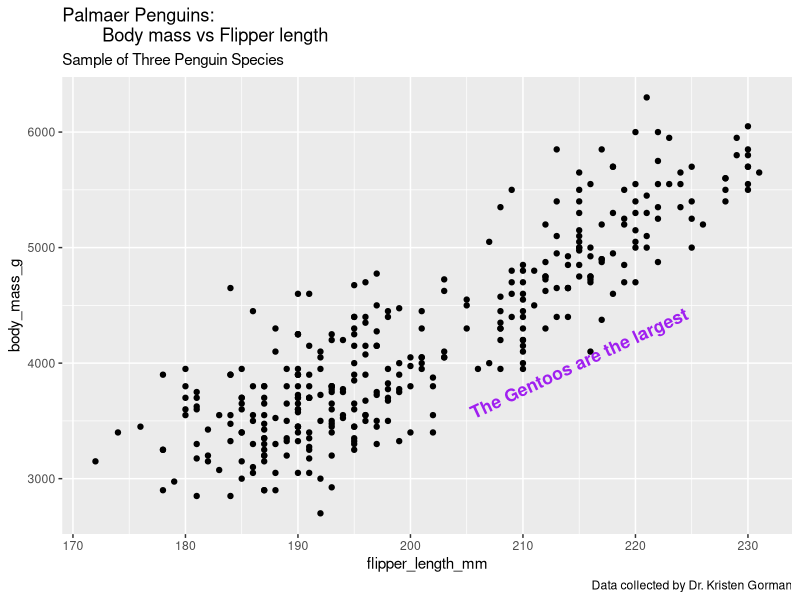
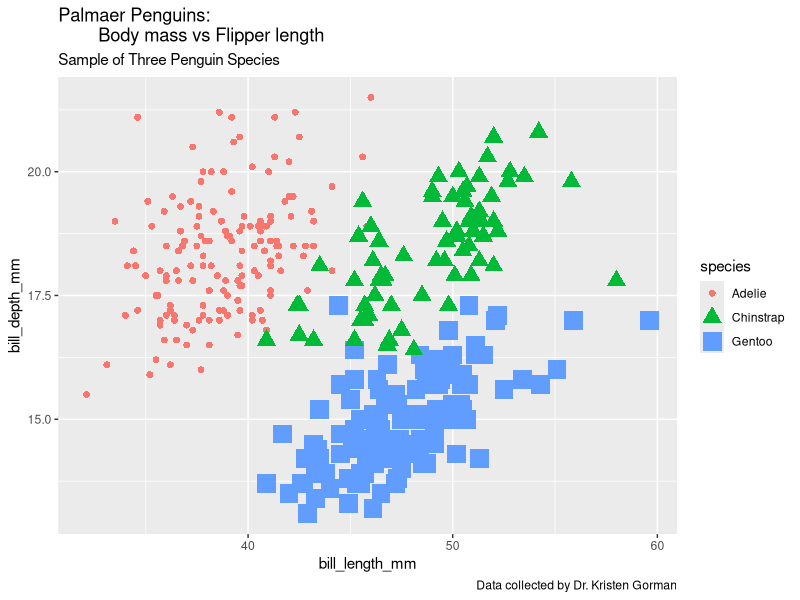
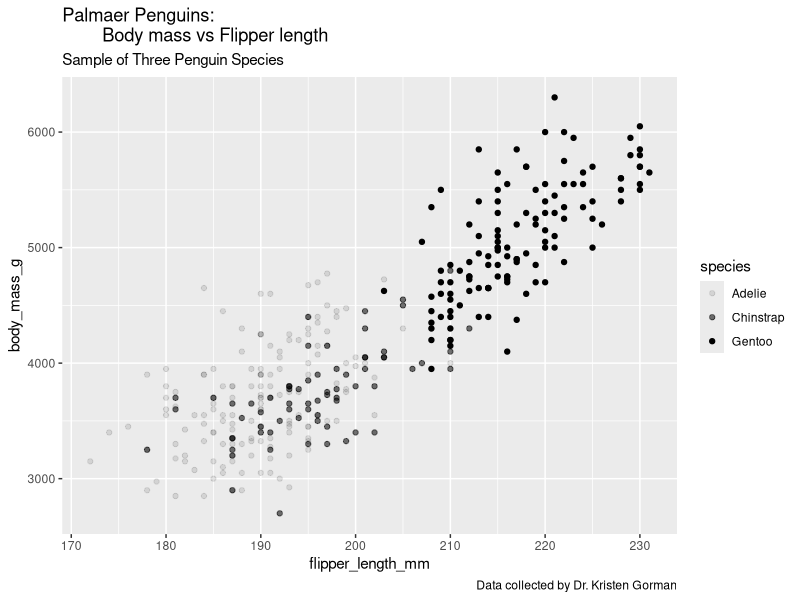
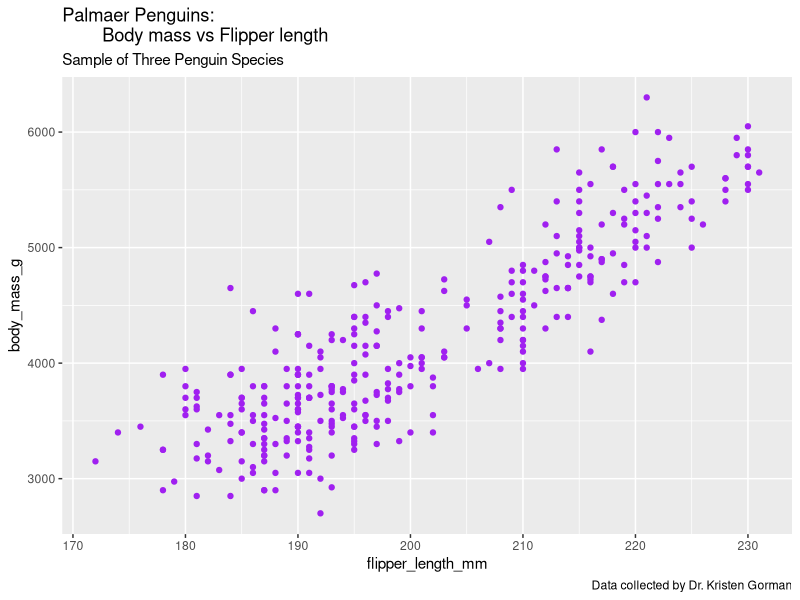
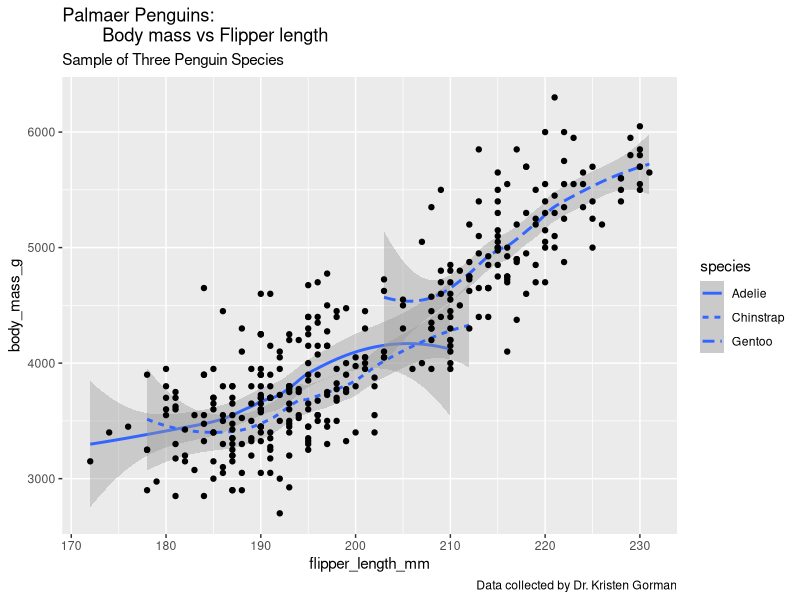
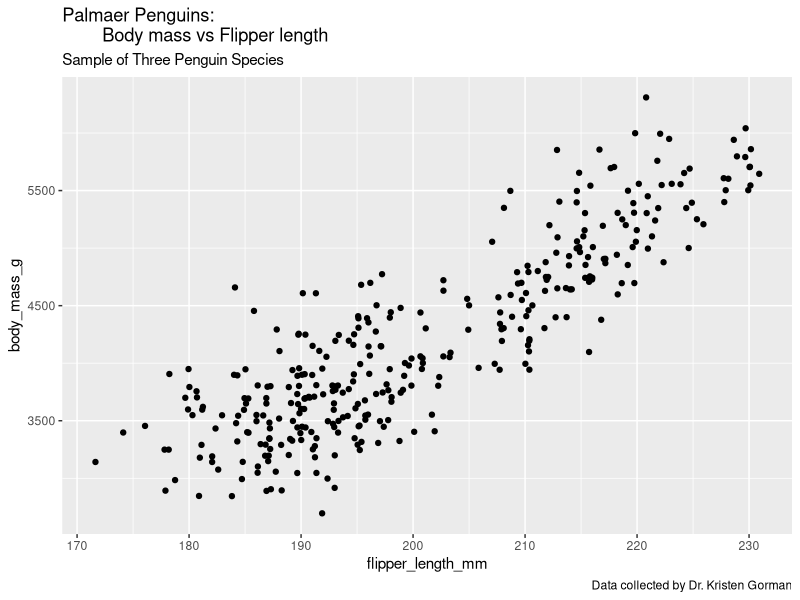
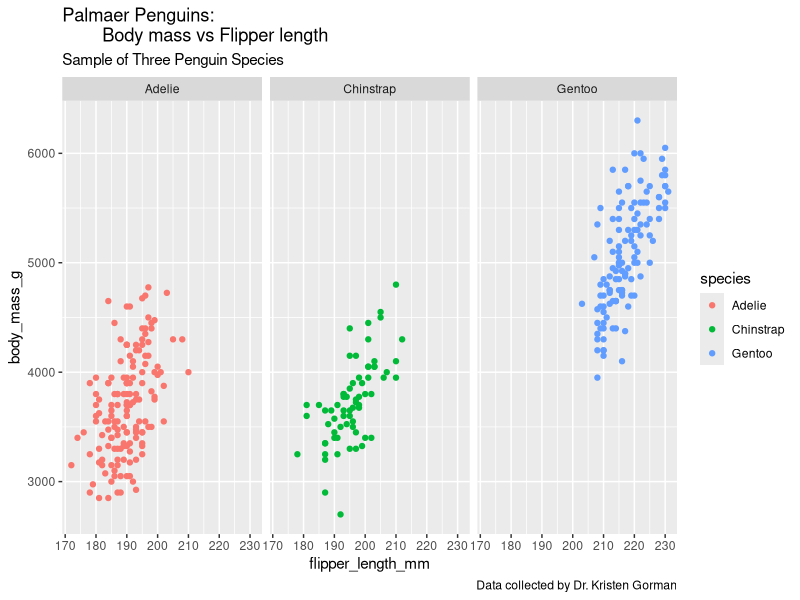
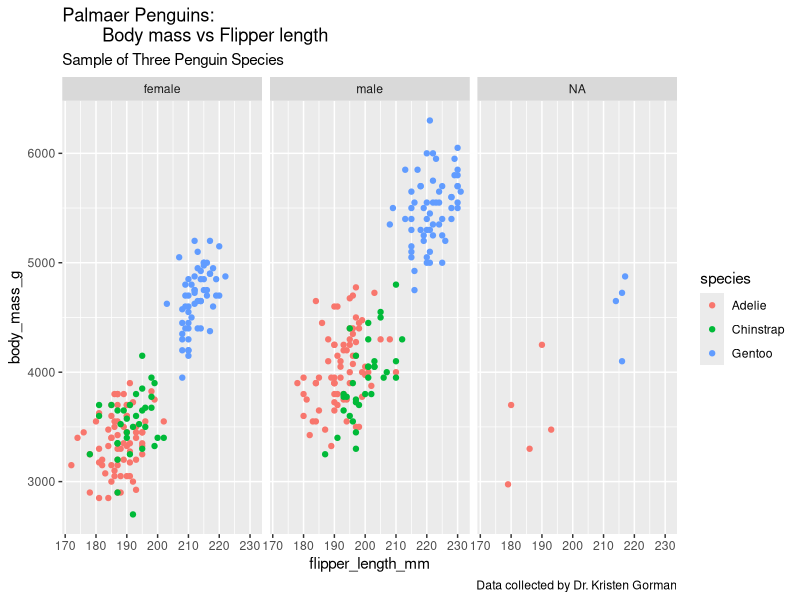

These charts were generated, in order, by the following R code:
library(tidyverse)
library(palmerpenguins)
data("penguins")


ggplot(data = penguins) + 
  geom_point(mapping = aes(x = flipper_length_mm,
                           y = body_mass_g)
             ) +
  labs( title = 'Palmaer Penguins:
        Body mass vs Flipper length',
        subtitle = 'Sample of Three Penguin Species',
        caption = ' Data collected by Dr. Kristen Gorman') +
  annotate( 'text', x=215, y=4000,
            label = 'The Gentoos are the largest',
            color = 'purple',
            fontface = 'bold',
            size = 4.5,
            angle = 25 )

ggplot(data = penguins) + 
  geom_point(mapping = aes(x = bill_length_mm,
                           y = bill_depth_mm,
                           shape = species,
                           color = species,
                           size = species)
  )+
  labs( title = 'Palmaer Penguins:
        Body mass vs Flipper length',
        subtitle = 'Sample of Three Penguin Species',
        caption = ' Data collected by Dr. Kristen Gorman')


ggplot(data = penguins) + 
  geom_point(mapping = aes(x = flipper_length_mm,
                           y = body_mass_g,
                           alpha = species)
  )+
  labs( title = 'Palmaer Penguins:
        Body mass vs Flipper length',
        subtitle = 'Sample of Three Penguin Species',
        caption = ' Data collected by Dr. Kristen Gorman')


ggplot(data = penguins) + 
  geom_point(mapping = aes(x = flipper_length_mm,
                           y = body_mass_g),
             color = 'purple'
  ) +
  labs( title = 'Palmaer Penguins:
        Body mass vs Flipper length',
        subtitle = 'Sample of Three Penguin Species',
        caption = ' Data collected by Dr. Kristen Gorman')


ggplot(data = penguins) + 
  geom_smooth(mapping = aes(x = flipper_length_mm,
                           y = body_mass_g,
                           linetype = species)
  ) +
  geom_point(mapping = aes(x = flipper_length_mm,
                           y = body_mass_g)
  ) +
  labs( title = 'Palmaer Penguins:
        Body mass vs Flipper length',
        subtitle = 'Sample of Three Penguin Species',
        caption = ' Data collected by Dr. Kristen Gorman')


ggplot(data = penguins) +
  geom_jitter(mapping = aes(x = flipper_length_mm,
                            y = body_mass_g)
              ) +
  labs( title = 'Palmaer Penguins:
        Body mass vs Flipper length',
        subtitle = 'Sample of Three Penguin Species',
        caption = ' Data collected by Dr. Kristen Gorman')


ggplot(data = penguins, (
  mapping = aes( x = flipper_length_mm,
                 y = body_mass_g)
) ) +
  geom_point( aes( color = species )) +
  facet_wrap( ~species ) +
  labs( title = 'Palmaer Penguins:
        Body mass vs Flipper length',
        subtitle = 'Sample of Three Penguin Species',
        caption = ' Data collected by Dr. Kristen Gorman')

  

ggplot(data = penguins) + 
  geom_point(mapping = aes(x = flipper_length_mm,
                           y = body_mass_g,
                           color = species)) +
  facet_grid(~sex) +
  labs( title = 'Palmaer Penguins:
        Body mass vs Flipper length',
        subtitle = 'Sample of Three Penguin Species',
        caption = ' Data collected by Dr. Kristen Gorman') 

ggsave('Three Penguins Species.png')
